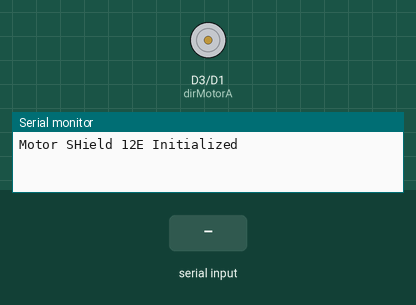
Bench run of a sketch on a simulated ESP8266 (NodeMCU). Parts: direction and speed pins drawn as motors (green arrow = direction pin HIGH = forward, orange = LOW = backward, longer = more drive), the last lines printed to the serial monitor. The inputs (shaded band) are chosen by the test bench.

Above: at 6.2 s.
6.3 s: "u" received over Serial
At 7.1 s:
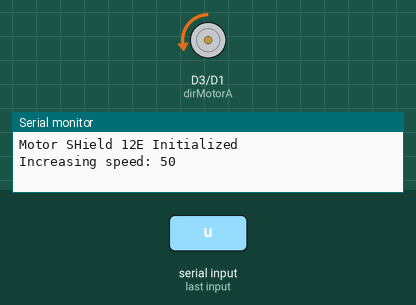
7.8 s: "u" received over Serial
At 8.4 s:
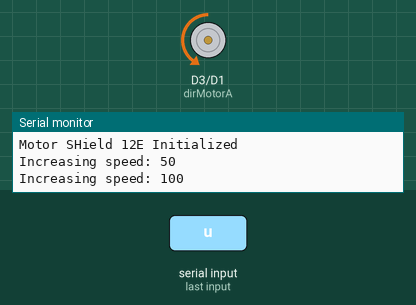
9.3 s: "d" received over Serial
At 9.6 s:
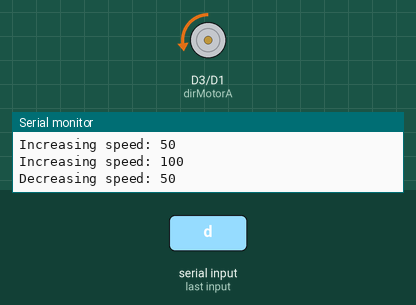
Timing chart, 0 to 12.3 s (numbered marks = the images above; inputs shaded):
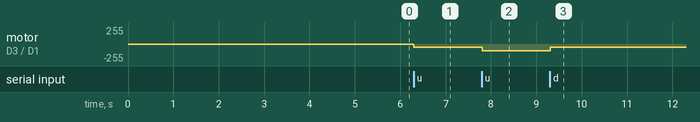

Measured:
- after the input at 6.3 s, motor on D3 (dirMotorA) / D1 (pwmMotorA): stopped → backward 50/255 at once
- after the input at 7.8 s, motor on D3 (dirMotorA) / D1 (pwmMotorA): backward 50/255 → backward 100/255 at once
- after the input at 9.3 s, motor on D3 (dirMotorA) / D1 (pwmMotorA): backward 100/255 → backward 50/255 at once

The sketch:

control_dc.ino
```cpp
/*
   Board pin | NodeMCU GPIO |  Arduino IDE
      A-           1             5 or D1
      A+           3             0 or D3
      B-           2             4 or D2
      B+           4             2 or D4
*/

const int pwmMotorA = D1;
// const int pwmMotorB = D2;
const int dirMotorA = D3;
// const int dirMotorB = D4;

int motorSpeed = 0;

void setup() {
  Serial.begin(115200);
  Serial.println();

  pinMode(pwmMotorA , OUTPUT);
  // pinMode(pwmMotorB, OUTPUT);
  pinMode(dirMotorA, OUTPUT);
  // pinMode(dirMotorB, OUTPUT);

  Serial.println("Motor SHield 12E Initialized");
  delay(5000);
}

void loop() {
  // Kiểm tra xem có dữ liệu từ Serial không
  if (Serial.available() > 0) {
    char command = Serial.read(); // Đọc lệnh từ Serial

    if (command == 'u') { // Nếu phím 'u' được nhấn
      if (motorSpeed < 255) { // Giới hạn tốc độ tối đa
        motorSpeed += 50; // Tăng tốc độ
        Serial.print("Increasing speed: ");
        Serial.println(motorSpeed);
      } else {
        motorSpeed = 255;
      }
    } else if (command == 'd') { // Nếu phím 'd' được nhấn
      if (motorSpeed > 0) { // Giới hạn tốc độ tối thiểu
        motorSpeed -= 50; // Giảm tốc độ
        Serial.print("Decreasing speed: ");
        Serial.println(motorSpeed);
      } else {
        motorSpeed = 0;
      }
    }
  }

  // Điều khiển động cơ
  analogWrite(pwmMotorA, motorSpeed);
  digitalWrite(dirMotorA, LOW); // Đổi thành HIGH đảo chiều động cơ
  delay(100); // Điều chỉnh tốc độ cập nhật

  //
  // Serial.println("Activate A");
  // digitalWrite(pwmMotorA, motorSpeed);
  // digitalWrite(dirMotorA, LOW);
  // delay(1500);

  // Serial.println("Reverse A");
  // digitalWrite(dirMotorA, HIGH);
  // delay(1500);

  // Serial.println("Stop A");
  // digitalWrite(pwmMotorA, 0);
  // digitalWrite(dirMotorA, LOW);
  // delay(3000);


}
```
